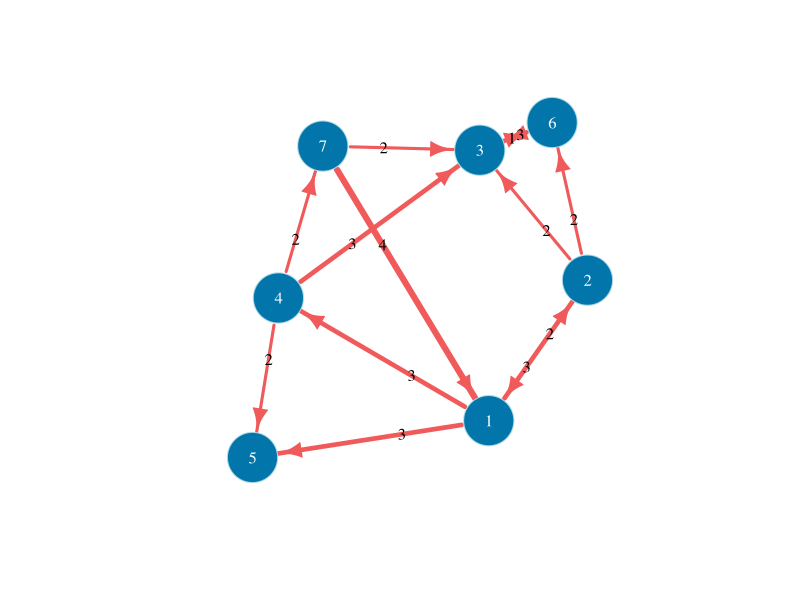

The R script that drew this image:
## ---- chunk 1
knitr::opts_chunk$set(echo = TRUE)
## ---- chunk 2
library(igraph)
## ---- chunk 3
set.seed(123)
# create graph 
g <- graph(edges=c(1,2,1,4,1,5,2,6,4,3,4,5,2,3,2,1,6,3,3,6,7,1,4,7,7,3), directed=TRUE)
V(g)$name <- c(1:7)


#random weights
E(g)$weight <- sample(1:4, ecount(g), replace=TRUE)

# save
#png("igraph_random_weights.png", width=3000, height=3000, res=500)

# plot
plot(g, edge.label=E(g)$weight, edge.arrow.size=1.2, layout=layout_with_kk(g,dim=2), edge.width= (E(g)$weight * 1.5),
vertex.color="#0276ab", vertex.size=30, vertex.frame.color= "lightblue", vertex.label.color="white", edge.label.color="black", edge.color="#f05a5b")

#dev.off()
## ---- chunk 4
# show adjacency matrix 
as_adjacency_matrix(g, attr="weight")
